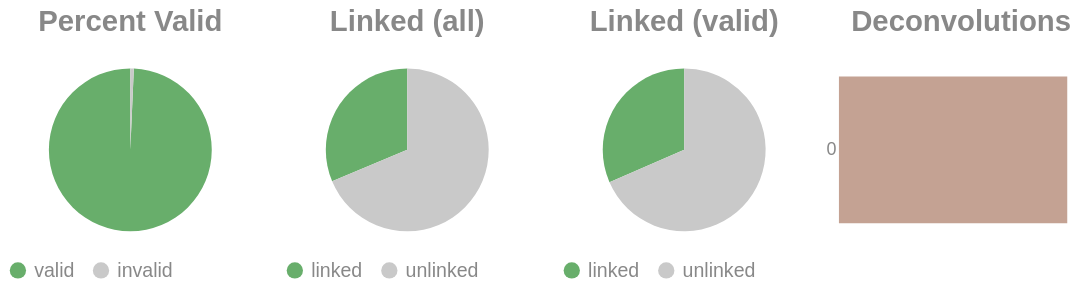

Here is the notebook cell this chart was saved with:
### Code cell
if SKIPLR:
    pass
else:
    clash = Counter()
    for i in valids['molecule'].to_list():
        _mol = i.split("-")
        if len(_mol) == 1:
            clash.update('0')
        else:
            clash.update(_mol[-1])

    _d = {"deconvolutions": [], 'count': []}
    for k,v in clash.items():
        _d['deconvolutions'].append(k)
        _d['count'].append(v)

    tot_valid = valids['reads'].sum()
    mask = valids['reads'] >= 2
    n_linked_reads = valids.filter(mask)['reads'].sum()
    if n_linked_reads == 0:
        print_html("No linked molecules (>=2 reads) were detected; skipping linked-only distributions.")
        SKIPLR = True
    else:
        perc_valid = round(tot_valid / n_reads, 4)
        linked_perc_abs = round(n_linked_reads / n_reads, 4)
        linked_perc = round(n_linked_reads / tot_valid, 4)

    _valid = pl.DataFrame({"valids": ['valid', 'invalid'], "count": [tot_valid, n_reads - tot_valid]})
    _linked_abs = pl.DataFrame({"linked (absolute)": ['linked', 'unlinked'], "count": [n_linked_reads, n_reads - n_linked_reads]})
    _linked_rel = pl.DataFrame({"linked (valids)": ['linked', 'unlinked'], "count": [n_linked_reads, tot_valid - n_linked_reads]})

    (
        alt.hconcat(
            piechart(_valid, goodval = 'valid', title = "Percent Valid"),
            piechart(_linked_abs, goodval = "linked", title =  "Linked (all)"),
            piechart(_linked_rel, goodval = "linked", title =  "Linked (valid)"),
            convolutionbar(pl.DataFrame(_d), title = "Deconvolutions"),
            center = True,
            bounds = 'flush'
        )
        .resolve_scale(color='independent')
        .resolve_legend('independent')
        .properties(usermeta={'embedOptions': {"actions": False}})
    ).display()

### Figure 1 — Vega-Lite specification as saved in the notebook (floating-point values rounded to 4 significant figures)
{"width": "container", "height": 400, "config": {"title": {"anchor": "start", "dy": -15, "fontSize": 18, "color": "#888888", "subtitleColor": "#888888", "subtitleFontSize": 14}, "arc": {"fill": "#0072B2"}, "axis": {"domainColor": "#888888", "domainWidth": 0.5, "gridWidth": 0.2, "grid": false, "titleFontWeight": 400, "titleFontSize": 15, "labelFontSize": 11, "labelColor": "#888888", "tickColor": "#888888", "tickWidth": 0.2, "titleColor": "#888888"}, "axisBand": {"grid": false}, "axisX": {"grid": true, "tickSize": 10, "domainCap": "round"}, "axisY": {"domain": false, "grid": true, "tickSize": 0, "domainCap": "round"}, "background": "transparent", "header": {"labelFontSize": 15, "labelColor": "#888888", "titleFontSize": 15, "titleFontWeight": 600, "titleColor": "#888888"}, "legend": {"labelFont": "sans-serif", "labelFontSize": 12, "labelColor": "#888888", "symbolSize": 100, "symbolType": "circle", "titleFontSize": 12, "titlePadding": 10, "titleColor": "#888888", "title": null}, "range": {"category": ["#E69F00", "#56B4E9", "#009E73", "#F0E442", "#0072B2", "#D55E00", "#CC79A7", "#000000"], "diverging": ["#cfe8f3", "#a2d4ec", "#73bfe2", "#46abdb", "#1696d2", "#12719e"]}, "area": {"fill": "#0072B2", "fillOpacity": 0.7, "line": true, "strokeOpacity": 0.7}, "line": {"color": "#0072B2", "stroke": "#0072B2", "strokeWidth": 2}, "trail": {"color": "#0072B2", "stroke": "#0072B2", "strokeWidth": 0, "size": 1}, "point": {"filled": true, "fillOpacity": 1.0, "size": 95}, "text": {"color": "#888888", "fontSize": 11, "align": "right", "fontWeight": 400, "size": 11}, "bar": {"fill": "#0072B2", "stroke": null}, "view": {"stroke": null, "continuousWidth": 660, "continuousHeight": 400}}, "hconcat": [{"data": {"name": "data-2b23e8c42e6680bc771c7c718bf303c6"}, "mark": {"type": "arc"}, "encoding": {"color": {"field": "valids", "legend": {"orient": "bottom", "title": null}, "scale": {"domain": ["valid", "invalid"], "range": ["#68ae6b", "#C9C9C9"]}, "title": "Valids", "type": "nominal"}, "theta": {"field": "count", "type": "quantitative"}, "tooltip": [{"field": "valids", "title": "Valids", "type": "ordinal"}, {"field": "percent", "format": ".2%", "title": "Percent", "type": "quantitative"}, {"field": "count", "title": "Count", "type": "quantitative"}]}, "height": 100, "title": {"text": "Percent Valid", "align": "center", "anchor": "middle"}, "transform": [{"calculate": "datum.count / 10326587", "as": "percent"}], "width": 150}, {"data": {"name": "data-b1b00dce9b700c224ac1ab742f1e5d3e"}, "mark": {"type": "arc"}, "encoding": {"color": {"field": "linked (absolute)", "legend": {"orient": "bottom", "title": null}, "scale": {"domain": ["linked", "unlinked"], "range": ["#68ae6b", "#C9C9C9"]}, "title": "Linked (Absolute)", "type": "nominal"}, "theta": {"field": "count", "type": "quantitative"}, "tooltip": [{"field": "linked (absolute)", "title": "Linked (Absolute)", "type": "ordinal"}, {"field": "percent", "format": ".2%", "title": "Percent", "type": "quantitative"}, {"field": "count", "title": "Count", "type": "quantitative"}]}, "height": 100, "title": {"text": "Linked (all)", "align": "center", "anchor": "middle"}, "transform": [{"calculate": "datum.count / 10326587", "as": "percent"}], "width": 150}, {"data": {"name": "data-038e72a59605c8fffb90c95cdc034200"}, "mark": {"type": "arc"}, "encoding": {"color": {"field": "linked (valids)", "legend": {"orient": "bottom", "title": null}, "scale": {"domain": ["linked", "unlinked"], "range": ["#68ae6b", "#C9C9C9"]}, "title": "Linked (Valids)", "type": "nominal"}, "theta": {"field": "count", "type": "quantitative"}, "tooltip": [{"field": "linked (valids)", "title": "Linked (Valids)", "type": "ordinal"}, {"field": "percent", "format": ".2%", "title": "Percent", "type": "quantitative"}, {"field": "count", "title": "Count", "type": "quantitative"}]}, "height": 100, "title": {"text": "Linked (valid)", "align": "center", "anchor": "middle"}, "transform": [{"calculate": "datum.count / 10255466", "as": "percent"}], "width": 150}, {"data": {"name": "data-336595370c6799bf7e85d5e7e8a1e4ae"}, "mark": {"type": "bar"}, "encoding": {"color": {"field": "deconvolutions", "legend": null, "scale": {"scheme": "lightgreyred"}, "type": "nominal"}, "tooltip": [{"field": "deconvolutions", "title": "Deconvolutions", "type": "ordinal"}, {"field": "percent", "format": ".2%", "title": "Percent", "type": "quantitative"}, {"field": "count", "title": "Count", "type": "quantitative"}], "x": {"axis": null, "field": "count", "type": "quantitative"}, "y": {"field": "deconvolutions", "sort": "ascending", "title": null, "type": "nominal"}}, "height": 100, "title": {"text": "Deconvolutions", "align": "center", "anchor": "middle"}, "transform": [{"calculate": "datum.count / 8409445", "as": "percent"}], "width": 150}], "bounds": "flush", "center": true, "resolve": {"legend": {"angle": "independent"}, "scale": {"color": "independent"}}, "usermeta": {"embedOptions": {"actions": false}}, "$schema": "https://vega.github.io/schema/vega-lite/v6.1.0.json", "datasets": {"data-2b23e8c42e6680bc771c7c718bf303c6": [{"valids": "valid", "count": 10255466}, {"valids": "invalid", "count": 71121}], "data-b1b00dce9b700c224ac1ab742f1e5d3e": [{"linked (absolute)": "linked", "count": 3233477}, {"linked (absolute)": "unlinked", "count": 7093110}], "data-038e72a59605c8fffb90c95cdc034200": [{"linked (valids)": "linked", "count": 3233477}, {"linked (valids)": "unlinked", "count": 7021989}], "data-336595370c6799bf7e85d5e7e8a1e4ae": [{"deconvolutions": "0", "count": 8409445}]}}
